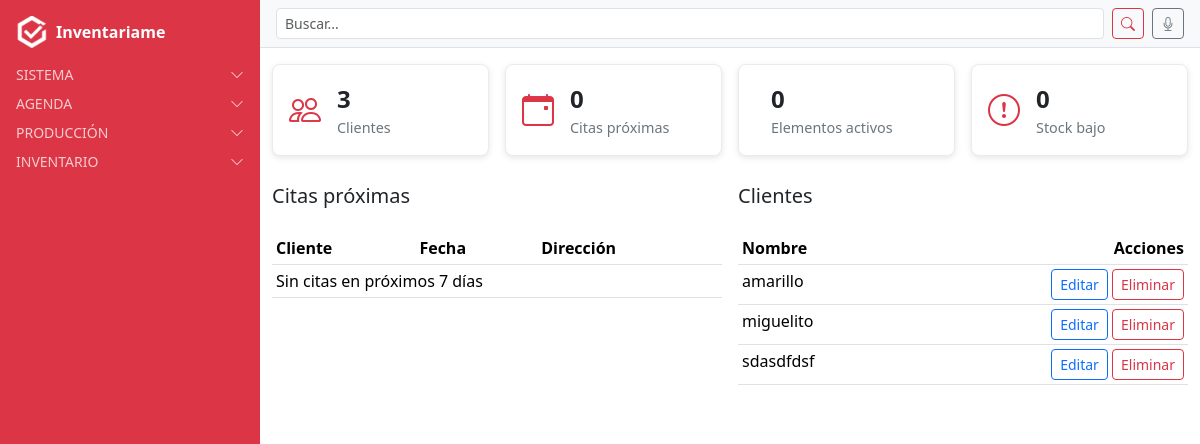
The app's page / (signed in), older data.
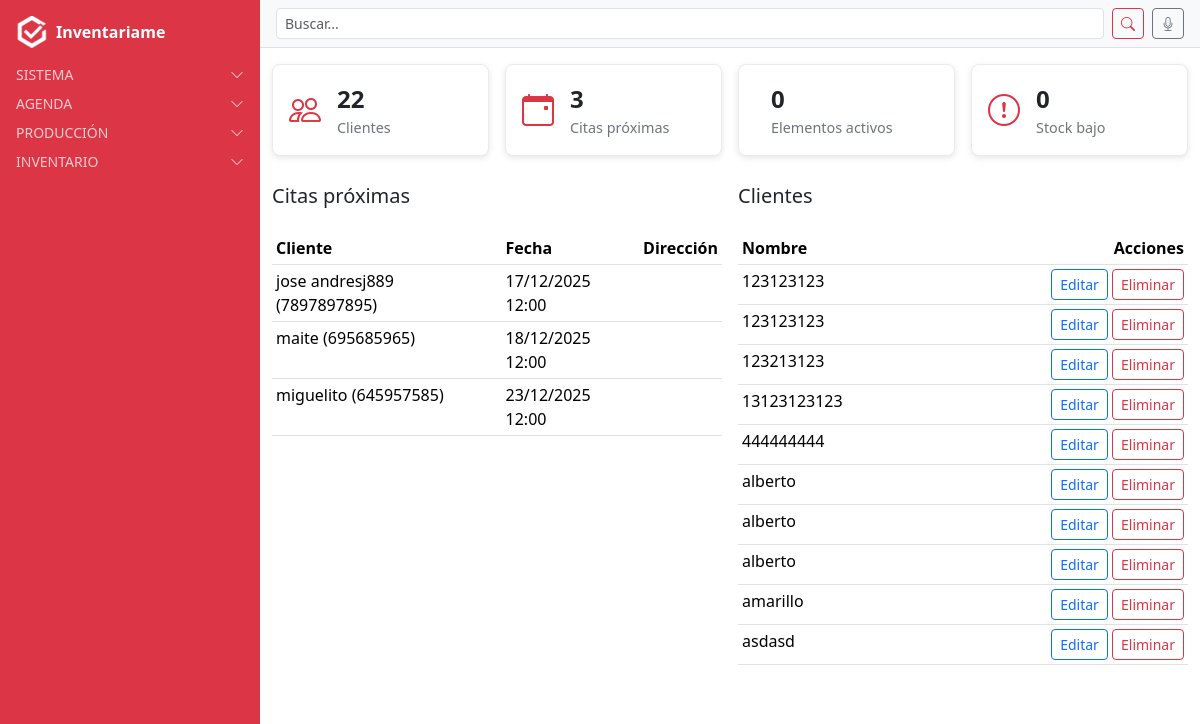
The same page, newer data.
### clientes/models.py (models this page shows)
class Cliente(models.Model):
    nombre = models.CharField(max_length=200)
    telefono = models.CharField(max_length=20, blank=True, null=True)  # NUEVO CAMPO
    direccion = models.ForeignKey(
        Address,
        on_delete=models.SET_NULL,
        null=True,
        blank=True,
        related_name="clientes_principal"
    )
    usuario = models.ForeignKey(
        User,
        on_delete=models.CASCADE,
        related_name="clientes",
        null=True,  # permite nulos en registros antiguos
        blank=True  # permite dejarlo vacío en formularios
    )
    class Meta:
        verbose_name = "Cliente"
        verbose_name_plural = "Clientes"
    def __str__(self):
        return f"{self.nombre} ({self.telefono or 'sin teléfono'})"

### citas/models.py (models this page shows, shortened)
class Cita(models.Model):
    ESTADOS = [
        ("pendiente", "Pendiente"),
        ("completada", "Completada"),
    ]
    cliente = models.ForeignKey(Cliente, on_delete=models.CASCADE, related_name='citas')
    usuario = models.ForeignKey(User, on_delete=models.CASCADE, related_name='citas')
    fecha = models.DateTimeField()
    recordatorio = models.BooleanField(default=False)
    venta = models.ForeignKey(Venta, on_delete=models.SET_NULL, null=True, blank=True, related_name='citas')
    oferta = models.ForeignKey(Oferta, on_delete=models.SET_NULL, null=True, blank=True, related_name='citas')
    estado = models.CharField(max_length=20, choices=ESTADOS, default="pendiente")  # NUEVO
    class Meta:
        verbose_name = "Cita"
        verbose_name_plural = "Citas"

### users/views.py (the view)
# urls.py: path('', home_view, name='home'),
@login_required
def home_view(request):
    clientes_qs = Cliente.objects.filter(usuario=request.user)
    citas_qs = Cita.objects.filter(usuario=request.user, fecha__gte=timezone.now())
    elementos_qs = Elemento.objects.filter(usuario=request.user, estado="BUENO")
    stock_qs = Cantidad.objects.filter(usuario=request.user, cantidad__lt=2)
    context = {
        "clientes_total": clientes_qs.count(),
        "proximas": citas_qs.order_by("fecha")[:5],
        "citas_total": citas_qs.count(),
        "elementos_activos": elementos_qs.count(),
        "stock_bajo": stock_qs.count(),
        "clientes": clientes_qs.order_by("nombre")[:10],
    }
    return render(request, "users/dashboard.html", context)

### users/context_processors.py (called while the page is built)
def alertas_processor(request):
    if not request.user.is_authenticated:
        return {}
    ahora = timezone.now()
    proximas_con_recordatorio = Cita.objects.filter(
        usuario=request.user, recordatorio=True,
        fecha__gte=ahora, fecha__lte=ahora + timedelta(days=1)
    )
    if proximas_con_recordatorio.exists():
        return {"alertas": f"Tienes {proximas_con_recordatorio.count()} cita(s) con recordatorio en 24h"}
    return {}

### templates/users/dashboard.html (shortened to what this page needs)
{% extends "base.html" %}
{% block content_authenticated %}
<div class="row g-3">
  <div class="col-md-3">
    <a href="{% url 'cliente_list' %}" class="text-decoration-none">
      <div class="card-kpi hover-kpi">
        <i class="bi bi-people icon"></i>
        <div>
          <div class="value">{{ clientes_total }}</div>
          <div class="label">Clientes</div>
        </div>
      </div>
    </a>
  </div>
  <div class="col-md-3">
    <a href="{% url 'cita_list' %}" class="text-decoration-none">
      <div class="card-kpi hover-kpi">
        <i class="bi bi-calendar-event icon"></i>
        <div>
          <div class="value">{{ proximas|length }}</div>
          <div class="label">Citas próximas</div>
        </div>
      </div>
    </a>
  </div>
  <div class="col-md-3">
    <a href="{% url 'elemento_list' %}" class="text-decoration-none">
      <div class="card-kpi hover-kpi">
        <div>
          <div class="value">{{ elementos_activos }}</div>
          <div class="label">Elementos activos</div>
        </div>
      </div>
    </a>
  </div>
  <div class="col-md-3">
    <a href="{% url 'cantidad_list' %}" class="text-decoration-none">
      <div class="card-kpi hover-kpi">
        <i class="bi bi-exclamation-circle icon"></i>
        <div>
          <div class="value">{{ stock_bajo }}</div>
          <div class="label">Stock bajo</div>
        </div>
      </div>
    </a>
  </div>
</div>
<div class="row g-3 mt-1">
  <div class="col-lg-6">
    <div class="card border-0">
      <div class="card-header bg-white border-0 px-0"><h5 class="mb-0">Citas próximas</h5></div>
      <div class="card-body px-0">
        <table class="table table-sm">
          <thead><tr><th>Cliente</th><th>Fecha</th><th>Dirección</th></tr></thead>
          <tbody>
            {% for c in proximas %}
            <tr>
              <td>{{ c.cliente }}</td>
              <td>{{ c.fecha|date:"d/m/Y H:i" }}</td>
              <td>{{ c.direccion }}</td>
            </tr>
            {% empty %}
            <tr><td colspan="3">Sin citas en próximos 7 días</td></tr>
            {% endfor %}
          </tbody>
        </table>
      </div>
    </div>
  </div>
  <div class="col-lg-6">
    <div class="card border-0">
      <div class="card-header bg-white border-0 px-0"><h5 class="mb-0">Clientes</h5></div>
      <div class="card-body px-0">
        <table class="table table-sm">
          <thead><tr><th>Nombre</th><th class="text-end">Acciones</th></tr></thead>
          <tbody>
            {% for obj in clientes %}
            <tr>
              <td>{{ obj.nombre }}</td>
              <td class="text-end">
                <a href="{% url 'cliente_update' obj.pk %}" class="btn btn-sm btn-outline-primary">Editar</a>
                <a href="{% url 'cliente_delete' obj.pk %}" class="btn btn-sm btn-outline-danger">Eliminar</a>
              </td>
            </tr>
            {% empty %}
            <tr><td colspan="2">No hay clientes</td></tr>
            {% endfor %}
          </tbody>
        </table>
      </div>
    </div>
  </div>
</div>
{% endblock %}

Row changes from the older to the newer data that the page shows:
no longer on this page (row unchanged): Cliente: nombre "miguelito"
no longer on this page (row unchanged): Cliente: nombre "sdasdfdsf"
added Cita: cliente "jose andresj889 (7897897895)", fecha "17/12/2025 12:00"
added Cita: cliente "maite (695685965)", fecha "18/12/2025 12:00"
added Cita: cliente "miguelito (645957585)", fecha "23/12/2025 12:00"
added Cliente: nombre "123123123"
added Cliente: nombre "123123123"
added Cliente: nombre "123213123"
added Cliente: nombre "13123123123"
added Cliente: nombre "444444444"
added Cliente: nombre "alberto"
added Cliente: nombre "alberto"
added Cliente: nombre "alberto"
added Cliente: nombre "asdasd"
Text that changed along with them:
{{ clientes_total }}: "3" → "22"
{{ proximas|length }}: "0" → "3"
text no longer shown: "Sin citas en próximos 7 días"
